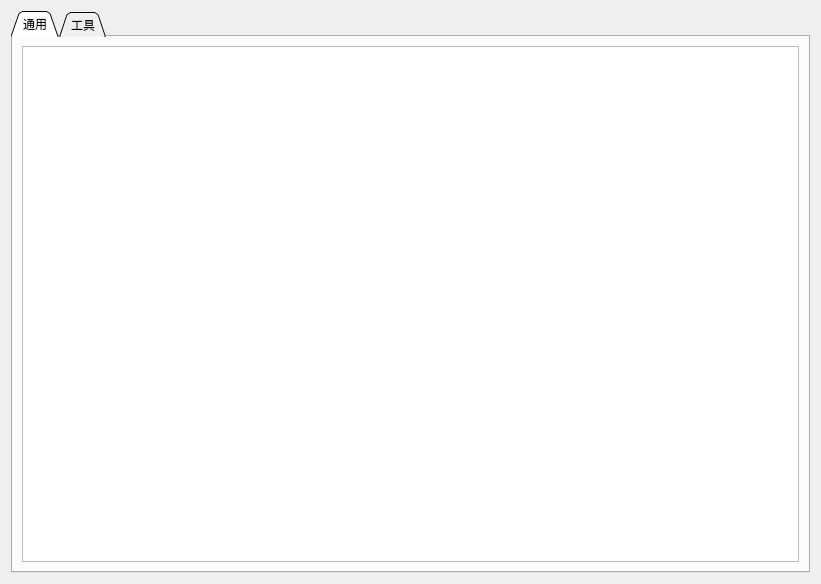
<?xml version="1.0" encoding="UTF-8"?>
<ui version="4.0">
 <class>PageAppGeneral</class>
 <widget class="QWidget" name="PageAppGeneral">
  <property name="geometry">
   <rect>
    <x>0</x>
    <y>0</y>
    <width>821</width>
    <height>584</height>
   </rect>
  </property>
  <property name="windowTitle">
   <string>Form</string>
  </property>
  <layout class="QVBoxLayout" name="verticalLayout_2">
   <item>
    <widget class="QTabWidget" name="tabWidget">
     <property name="tabShape">
      <enum>QTabWidget::TabShape::Triangular</enum>
     </property>
     <property name="currentIndex">
      <number>0</number>
     </property>
     <widget class="QWidget" name="tab">
      <attribute name="title">
       <string>通用</string>
      </attribute>
      <layout class="QVBoxLayout" name="verticalLayout">
       <item>
        <widget class="ParamTable" name="appTab"/>
       </item>
      </layout>
     </widget>
     <widget class="QWidget" name="tab_2">
      <attribute name="title">
       <string>工具</string>
      </attribute>
      <layout class="QVBoxLayout" name="verticalLayout_4" stretch="0,1">
       <item>
        <widget class="QGroupBox" name="groupBox">
         <property name="title">
          <string>舵机输出</string>
         </property>
         <layout class="QVBoxLayout" name="verticalLayout_3">
          <item>
           <widget class="QSlider" name="servoSlider">
            <property name="maximum">
             <number>1000</number>
            </property>
            <property name="value">
             <number>500</number>
            </property>
            <property name="orientation">
             <enum>Qt::Orientation::Horizontal</enum>
            </property>
            <property name="tickPosition">
             <enum>QSlider::TickPosition::TicksBothSides</enum>
            </property>
            <property name="tickInterval">
             <number>50</number>
            </property>
           </widget>
          </item>
          <item>
           <layout class="QHBoxLayout" name="horizontalLayout">
            <item>
             <spacer name="horizontalSpacer">
              <property name="orientation">
               <enum>Qt::Orientation::Horizontal</enum>
              </property>
              <property name="sizeHint" stdset="0">
               <size>
                <width>40</width>
                <height>20</height>
               </size>
              </property>
             </spacer>
            </item>
            <item>
             <widget class="QPushButton" name="servoCenterButton">
              <property name="text">
               <string>中心</string>
              </property>
             </widget>
            </item>
            <item>
             <spacer name="horizontalSpacer_2">
              <property name="orientation">
               <enum>Qt::Orientation::Horizontal</enum>
              </property>
              <property name="sizeHint" stdset="0">
               <size>
                <width>40</width>
                <height>20</height>
               </size>
              </property>
             </spacer>
            </item>
           </layout>
          </item>
         </layout>
        </widget>
       </item>
       <item>
        <spacer name="verticalSpacer">
         <property name="orientation">
          <enum>Qt::Orientation::Vertical</enum>
         </property>
         <property name="sizeHint" stdset="0">
          <size>
           <width>20</width>
           <height>406</height>
          </size>
         </property>
        </spacer>
       </item>
      </layout>
     </widget>
    </widget>
   </item>
  </layout>
 </widget>
 <customwidgets>
  <customwidget>
   <class>ParamTable</class>
   <extends>QTableWidget</extends>
   <header>widgets/paramtable.h</header>
  </customwidget>
 </customwidgets>
 <resources/>
 <connections/>
</ui>
